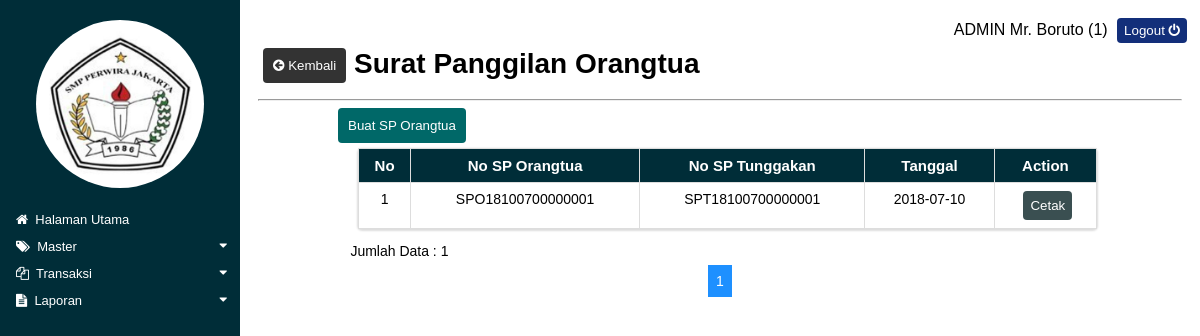
Screenshot of /view/transaksi/frm_sp_orangtua.php?halaman=1 (signed in) with the database file from the repository.
### tables this page shows
CREATE TABLE `sp_orangtua` (
  `no_spanggilan` varchar(17) NOT NULL DEFAULT '',
  `no_speringatan` varchar(17) DEFAULT NULL,
  `tgl_spanggilan` date DEFAULT NULL,
  PRIMARY KEY (`no_spanggilan`)
);

### view/transaksi/frm_sp_orangtua.php (the view, shortened to what this page needs)
<html>
	<head>
		<link rel="stylesheet" href="../../style/font-awesome/css/font-awesome.min.css">
		<link rel="stylesheet" type="text/css" href="../../style/istyle.css">
	</head>
	<body>
		<?php
			include '../../koneksi/koneksi.php';
			include '../function/paginasi.php';
			include '../sidenav.php';
		?>
		<div class="duduy" style="width:100%;padding:5px;background-color:; float:right; text-align:right;">
			<label><?php echo 'ADMIN '.$_SESSION['nm_admin'].' ('.$_SESSION['id_admin'].')'; ?></label>
			<a class="logout" href="../../logout.php" style="padding-left:px;" onclick="return confirm('Anda ingin Log Out?')">
				<button class="button-logout">Logout <i class="fa fa-power-off"></i></button>
			</a>
		</div>
		<div class="main">
			<a href="../home.php">
				<button class="button-kembali" style="float:left;">
					<i class="fa fa-arrow-circle-left"></i> Kembali
				</button>
			</a>
				<h1>&nbsp;Surat Panggilan Orangtua</h1>
			<hr>
			<a href="frm_entry_sp_orangtua.php?halaman=1"><button class="button-link" style="margin:0px 80px 5px;">Buat SP Orangtua</button></a>
			<table class="fixed-th" style="margin-left:100px; width:80%;">
				<thead>
					<tr>
						<th>No</th>
						<th>No SP Orangtua</th>
						<th>No SP Tunggakan</th>
						<th>Tanggal</th>
						<th>Action</th>
					</tr>
				</thead>
				<tbody>
				<?php
					$batas = 10;
					$posisi = cariPosisi($batas);
					$result = mysqli_query($connect,"SELECT no_spanggilan, no_speringatan, tgl_spanggilan FROM sp_orangtua ORDER BY no_spanggilan desc");
					$jml_record = mysqli_num_rows($result);
					$cari = mysqli_query($connect,"SELECT no_spanggilan, no_speringatan, tgl_spanggilan FROM sp_orangtua order by no_spanggilan asc LIMIT $posisi, $batas  ") or die (mysqli_error($connect));
					$nomor = $posisi + 	1;
					if($jml_record > 0){
						while($row=mysqli_fetch_array($cari)){
					?>
					<tr>
							<td><?php echo $nomor;?></td>
							<td><?php echo $row['no_spanggilan']; ?></td>
							<td><?php echo $row['no_speringatan']; ?></td>
							<td><?php echo $row['tgl_spanggilan']; ?></td>
							<td><a href="cetak_sp_orangtua.php?no_spo=<?php echo $row['no_spanggilan']; ?>" target="_BLANK"><button class="button-abu">Cetak</button></a></td>
						</tr>
				<?php
						$nomor++;
					}
				?>
					<?php
					}else{
					?>
						<td colspan="5">Tidak ada Data Surat Panggilan Orangtua</td>
				<?php
					}
				?>
				</tbody>
			</table>
			<p style='padding-left:10%;'>Jumlah Data : <?php echo $jml_record;?></p>
			<div class="paginasi-bar">
				<div class="paginasi">
					<?php
						$jml_halaman = jmlHalaman($jml_record,$batas);
						$link = linkHal(@$_GET['halaman'],$jml_halaman);
						echo $link;
					?>
				</div>
			</div>
		</div>
	</body>
</html>

### style/istyle.css (style rules this page uses)
body { font-family: "tahoma", arial; }
.main { margin-left: 240px; font-size: 14px; padding: 0px 10px; height:auto; }
label { padding-top:8px; display: inline-block; }
.button-link { background-color: #006868; color: white; padding: 10px 10px; border: none; border-radius: 4px; cursor:pointer; }
.button-abu { background-color: #3a4f51; color: white; padding: 7px 7px; margin-left:5px; border: none; border-radius: 4px; cursor: pointer; float:; }
.button-kembali { background-color: #333333; color: white; padding: 10px 10px; margin-left:5px; border: none; border-radius: 4px; cursor: pointer; float:; }
.button-logout { background-color: #132f7a; color: white; padding: 5px 7px; margin-left:5px; border: none; border-radius: 4px; cursor: pointer; float:; }
.fixed-th { font-size:14px; box-shadow: 0 1px 2px 1px #ddd; border: 1px solid ; border-collapse: collapse; border-radius:4px; width:; }
.fixed-th thead { font-size:15px; background-color: #002d38; color:#fff; }
.fixed-th th { vertical-align: top; padding: 8px 7px; text-align: center; border:1px solid #ddd; }
.fixed-th td { vertical-align: top; padding: 8px 7px; text-align: center; border:1px solid #ddd; }
.paginasi-bar { background-color:; width:100%; text-align:center; }

### rows the page displays
sp_orangtua: no_spanggilan "SPO18100700000001", no_speringatan "SPT18100700000001", tgl_spanggilan "2018-07-10"

### other values shown
$_SESSION['nm_admin'] "Mr. Boruto"
$_SESSION['id_admin'] "1"
$jml_record "1"
$halamanAktif "1"
